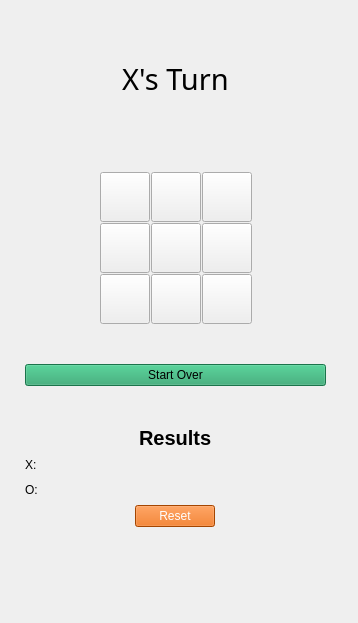
<?xml version="1.0" encoding="UTF-8"?>
<ui version="4.0">
 <class>Form</class>
 <widget class="QWidget" name="Form">
  <property name="geometry">
   <rect>
    <x>0</x>
    <y>0</y>
    <width>358</width>
    <height>623</height>
   </rect>
  </property>
  <property name="windowTitle">
   <string>Form</string>
  </property>
  <widget class="QWidget" name="verticalLayoutWidget_2">
   <property name="geometry">
    <rect>
     <x>0</x>
     <y>0</y>
     <width>351</width>
     <height>557</height>
    </rect>
   </property>
   <layout class="QVBoxLayout" name="container">
    <property name="spacing">
     <number>40</number>
    </property>
    <property name="leftMargin">
     <number>25</number>
    </property>
    <property name="topMargin">
     <number>25</number>
    </property>
    <property name="rightMargin">
     <number>25</number>
    </property>
    <property name="bottomMargin">
     <number>25</number>
    </property>
    <item>
     <widget class="QLabel" name="label_title">
      <property name="font">
       <font>
        <family>Roboto Slab</family>
        <pointsize>22</pointsize>
        <weight>50</weight>
        <italic>false</italic>
        <bold>false</bold>
        <strikeout>false</strikeout>
       </font>
      </property>
      <property name="text">
       <string>X's Turn</string>
      </property>
      <property name="alignment">
       <set>Qt::AlignCenter</set>
      </property>
      <property name="wordWrap">
       <bool>false</bool>
      </property>
     </widget>
    </item>
    <item>
     <layout class="QGridLayout" name="gameSection">
      <property name="spacing">
       <number>1</number>
      </property>
      <item row="1" column="2">
       <widget class="QPushButton" name="button_5">
        <property name="minimumSize">
         <size>
          <width>50</width>
          <height>50</height>
         </size>
        </property>
        <property name="maximumSize">
         <size>
          <width>50</width>
          <height>50</height>
         </size>
        </property>
        <property name="font">
         <font>
          <family>Roboto Slab</family>
          <pointsize>30</pointsize>
          <weight>75</weight>
          <bold>true</bold>
         </font>
        </property>
        <property name="layoutDirection">
         <enum>Qt::LeftToRight</enum>
        </property>
        <property name="text">
         <string/>
        </property>
       </widget>
      </item>
      <item row="2" column="1">
       <widget class="QPushButton" name="button_3">
        <property name="minimumSize">
         <size>
          <width>50</width>
          <height>50</height>
         </size>
        </property>
        <property name="maximumSize">
         <size>
          <width>50</width>
          <height>50</height>
         </size>
        </property>
        <property name="font">
         <font>
          <family>Roboto Slab</family>
          <pointsize>30</pointsize>
          <weight>75</weight>
          <bold>true</bold>
         </font>
        </property>
        <property name="layoutDirection">
         <enum>Qt::LeftToRight</enum>
        </property>
        <property name="text">
         <string/>
        </property>
       </widget>
      </item>
      <item row="2" column="2">
       <widget class="QPushButton" name="button_6">
        <property name="minimumSize">
         <size>
          <width>50</width>
          <height>50</height>
         </size>
        </property>
        <property name="maximumSize">
         <size>
          <width>50</width>
          <height>50</height>
         </size>
        </property>
        <property name="font">
         <font>
          <family>Roboto Slab</family>
          <pointsize>30</pointsize>
          <weight>75</weight>
          <bold>true</bold>
         </font>
        </property>
        <property name="layoutDirection">
         <enum>Qt::LeftToRight</enum>
        </property>
        <property name="text">
         <string/>
        </property>
       </widget>
      </item>
      <item row="0" column="0">
       <spacer name="horizontalSpacer">
        <property name="orientation">
         <enum>Qt::Horizontal</enum>
        </property>
        <property name="sizeHint" stdset="0">
         <size>
          <width>40</width>
          <height>20</height>
         </size>
        </property>
       </spacer>
      </item>
      <item row="0" column="3">
       <widget class="QPushButton" name="button_7">
        <property name="minimumSize">
         <size>
          <width>50</width>
          <height>50</height>
         </size>
        </property>
        <property name="maximumSize">
         <size>
          <width>50</width>
          <height>50</height>
         </size>
        </property>
        <property name="font">
         <font>
          <family>Roboto Slab</family>
          <pointsize>30</pointsize>
          <weight>75</weight>
          <bold>true</bold>
         </font>
        </property>
        <property name="layoutDirection">
         <enum>Qt::LeftToRight</enum>
        </property>
        <property name="text">
         <string/>
        </property>
       </widget>
      </item>
      <item row="0" column="4">
       <spacer name="horizontalSpacer_2">
        <property name="orientation">
         <enum>Qt::Horizontal</enum>
        </property>
        <property name="sizeHint" stdset="0">
         <size>
          <width>40</width>
          <height>20</height>
         </size>
        </property>
       </spacer>
      </item>
      <item row="2" column="3">
       <widget class="QPushButton" name="button_9">
        <property name="minimumSize">
         <size>
          <width>50</width>
          <height>50</height>
         </size>
        </property>
        <property name="maximumSize">
         <size>
          <width>50</width>
          <height>50</height>
         </size>
        </property>
        <property name="font">
         <font>
          <family>Roboto Slab</family>
          <pointsize>30</pointsize>
          <weight>75</weight>
          <bold>true</bold>
         </font>
        </property>
        <property name="layoutDirection">
         <enum>Qt::LeftToRight</enum>
        </property>
        <property name="text">
         <string/>
        </property>
       </widget>
      </item>
      <item row="0" column="1">
       <widget class="QPushButton" name="button_1">
        <property name="minimumSize">
         <size>
          <width>50</width>
          <height>50</height>
         </size>
        </property>
        <property name="maximumSize">
         <size>
          <width>50</width>
          <height>50</height>
         </size>
        </property>
        <property name="font">
         <font>
          <family>Roboto Slab</family>
          <pointsize>30</pointsize>
          <weight>75</weight>
          <bold>true</bold>
         </font>
        </property>
        <property name="layoutDirection">
         <enum>Qt::LeftToRight</enum>
        </property>
        <property name="text">
         <string/>
        </property>
       </widget>
      </item>
      <item row="1" column="3">
       <widget class="QPushButton" name="button_8">
        <property name="minimumSize">
         <size>
          <width>50</width>
          <height>50</height>
         </size>
        </property>
        <property name="maximumSize">
         <size>
          <width>50</width>
          <height>50</height>
         </size>
        </property>
        <property name="font">
         <font>
          <family>Roboto Slab</family>
          <pointsize>30</pointsize>
          <weight>75</weight>
          <bold>true</bold>
         </font>
        </property>
        <property name="layoutDirection">
         <enum>Qt::LeftToRight</enum>
        </property>
        <property name="text">
         <string/>
        </property>
       </widget>
      </item>
      <item row="0" column="2">
       <widget class="QPushButton" name="button_4">
        <property name="minimumSize">
         <size>
          <width>50</width>
          <height>50</height>
         </size>
        </property>
        <property name="maximumSize">
         <size>
          <width>50</width>
          <height>50</height>
         </size>
        </property>
        <property name="font">
         <font>
          <family>Roboto Slab</family>
          <pointsize>30</pointsize>
          <weight>75</weight>
          <bold>true</bold>
         </font>
        </property>
        <property name="layoutDirection">
         <enum>Qt::LeftToRight</enum>
        </property>
        <property name="text">
         <string/>
        </property>
       </widget>
      </item>
      <item row="1" column="1">
       <widget class="QPushButton" name="button_2">
        <property name="minimumSize">
         <size>
          <width>50</width>
          <height>50</height>
         </size>
        </property>
        <property name="maximumSize">
         <size>
          <width>50</width>
          <height>50</height>
         </size>
        </property>
        <property name="font">
         <font>
          <family>Roboto Slab</family>
          <pointsize>30</pointsize>
          <weight>75</weight>
          <bold>true</bold>
         </font>
        </property>
        <property name="layoutDirection">
         <enum>Qt::LeftToRight</enum>
        </property>
        <property name="text">
         <string/>
        </property>
       </widget>
      </item>
     </layout>
    </item>
    <item>
     <widget class="QPushButton" name="button_start">
      <property name="styleSheet">
       <string notr="true">background-color: rgb(38, 162, 105);</string>
      </property>
      <property name="text">
       <string>Start Over</string>
      </property>
     </widget>
    </item>
    <item>
     <layout class="QVBoxLayout" name="resultSection">
      <property name="spacing">
       <number>5</number>
      </property>
      <property name="bottomMargin">
       <number>5</number>
      </property>
      <item alignment="Qt::AlignHCenter">
       <widget class="QLabel" name="label">
        <property name="font">
         <font>
          <pointsize>15</pointsize>
          <weight>75</weight>
          <bold>true</bold>
         </font>
        </property>
        <property name="text">
         <string>Results</string>
        </property>
       </widget>
      </item>
      <item>
       <widget class="QLabel" name="label_x">
        <property name="text">
         <string>X:</string>
        </property>
        <property name="margin">
         <number>10</number>
        </property>
       </widget>
      </item>
      <item>
       <widget class="QLabel" name="label_o">
        <property name="text">
         <string>O:</string>
        </property>
        <property name="margin">
         <number>10</number>
        </property>
       </widget>
      </item>
      <item alignment="Qt::AlignHCenter">
       <widget class="QPushButton" name="resetResults">
        <property name="sizePolicy">
         <sizepolicy hsizetype="Fixed" vsizetype="Fixed">
          <horstretch>1</horstretch>
          <verstretch>0</verstretch>
         </sizepolicy>
        </property>
        <property name="layoutDirection">
         <enum>Qt::LeftToRight</enum>
        </property>
        <property name="styleSheet">
         <string notr="true">background-color: rgb(230, 97, 0);
color: rgb(255, 255, 255);</string>
        </property>
        <property name="text">
         <string>Reset</string>
        </property>
       </widget>
      </item>
     </layout>
    </item>
   </layout>
  </widget>
 </widget>
 <resources/>
 <connections/>
</ui>
